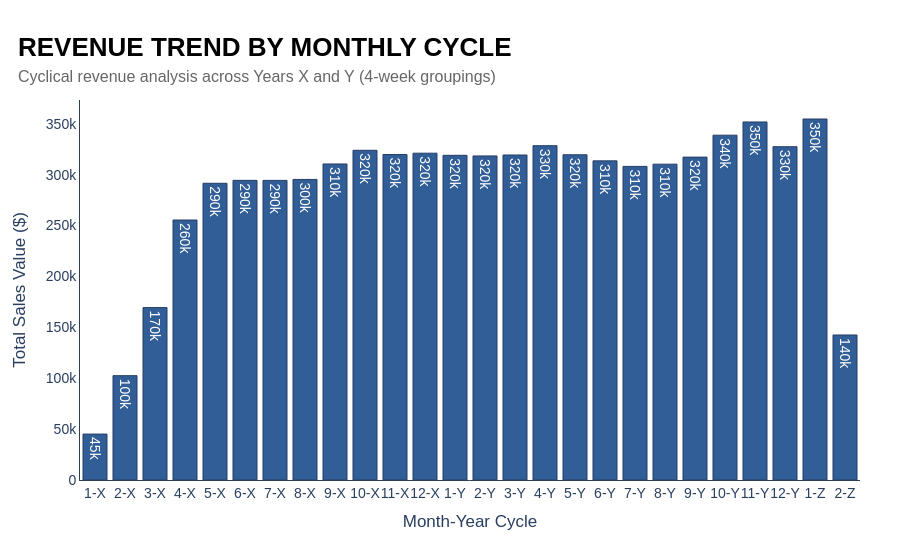

The notebook cell saved with this chart:
### Code cell
# Create Bar Chart
fig = px.bar(
    monthly_revenue, 
    x='date_label', 
    y='SALES_VALUE',
    text_auto='.2s'
)

# Update bar aesthetics
fig.update_traces(
    marker_color=c['blue_medium'],
    marker_line_color=c['blue_dark'],
    marker_line_width=1,
    opacity=0.9
)

# Apply custom style function
fig = apply_my_style(
    fig, 
    title="REVENUE TREND BY MONTHLY CYCLE", 
    subtitle="Cyclical revenue analysis across Years X and Y (4-week groupings)"
)

# Update axis titles
fig.update_xaxes(title_text="Month-Year Cycle", tickangle=0)
fig.update_yaxes(title_text="Total Sales Value ($)")

fig.show()

### Figure 1 — Plotly figure (JSON) as saved in the notebook; plotly's stock layout.template omitted (floating-point values rounded to 4 significant figures)
{"data": [{"hovertemplate": "date_label=%{x}<br>SALES_VALUE=%{y}<extra></extra>", "legendgroup": "", "marker": {"color": "#1C4D8D", "line": {"color": "#0F2854", "width": 1}, "pattern": {"shape": ""}}, "name": "", "opacity": 0.9, "orientation": "v", "showlegend": false, "textposition": "auto", "texttemplate": "%{y:.2s}", "type": "bar", "x": ["1-X", "2-X", "3-X", "4-X", "5-X", "6-X", "7-X", "8-X", "9-X", "10-X", "11-X", "12-X", "1-Y", "2-Y", "3-Y", "4-Y", "5-Y", "6-Y", "7-Y", "8-Y", "9-Y", "10-Y", "11-Y", "12-Y", "1-Z", "2-Z"], "xaxis": "x", "y": [45120.0, 102500.0, 169400.0, 255500.0, 291600.0, 294400.0, 294400.0, 295300.0, 310500.0, 324000.0, 319800.0, 321100.0, 319000.0, 318400.0, 319300.0, 328500.0, 319600.0, 313600.0, 308100.0, 310300.0, 317300.0, 338800.0, 351800.0, 327500.0, 354700.0, 142500.0], "yaxis": "y"}], "layout": {"barmode": "relative", "font": {"family": "Montserrat, sans-serif", "size": 14}, "legend": {"tracegroupgap": 0, "x": 0.99, "xanchor": "right", "y": 0.99, "yanchor": "top"}, "margin": {"b": 80, "l": 80, "r": 40, "t": 100}, "paper_bgcolor": "white", "plot_bgcolor": "white", "title": {"font": {"family": "Montserrat, sans-serif"}, "text": "<b style='font-size:26px; color:black;'>REVENUE TREND BY MONTHLY CYCLE</b><br><span style='font-size:16px; color:#666;'>Cyclical revenue analysis across Years X and Y (4-week groupings)</span>", "x": 0.02, "xanchor": "left", "y": 0.9, "yanchor": "top"}, "xaxis": {"anchor": "y", "domain": [0, 1], "linecolor": "#2C3E50", "linewidth": 1, "mirror": false, "showgrid": false, "showline": true, "tickangle": 0, "title": {"text": "Month-Year Cycle"}}, "yaxis": {"anchor": "x", "domain": [0, 1], "linecolor": "#2C3E50", "linewidth": 1, "mirror": false, "showgrid": false, "showline": true, "title": {"text": "Total Sales Value ($)"}}}}
